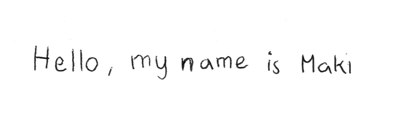
#> input picture input/handwritten/handwriting.png, 397 x 129 px, found by its file name; its folder holds only this picture in this run
$ python main.py
#> lines starting #> are read from the running program, lines starting #| are printed output that depends on the picture; after the words box and inside, x2 and y2 are one past the last pixel; in counts of white or black regions, pixels touching at a corner belong together
import cv2
import pytesseract
import os

imgs_path = []

def getImgs():
    for x in os.listdir('./input/handwritten'):
        if x.endswith(".png"):
            imgs_path.append(x)
    print(imgs_path)
getImgs()

def ocr(img):
    text = pytesseract.image_to_string(img, config='--oem 3')
    return text

def get_grayscale(img):
    return cv2.cvtColor(img, cv2.COLOR_BGR2GRAY)

def remove_noise(img):
    return cv2.medianBlur(img, 5)

def thresholding(img):
    return cv2.threshold(img, 0, 255, cv2.THRESH_BINARY + cv2.THRESH_OTSU)[1]

def processImg(img):
#> called with img = './input/handwriting.png'
    readImg = cv2.imread(img)
#> readImg is the input picture: shape (129, 397, 3); min 10, max 255, mean 251.1
    readImg = get_grayscale(readImg)
    readImg = thresholding(readImg)
#> in thresholding, `return cv2.threshold(img, 0, 255, cv2.THRESH_BINARY + cv2.THRESH_OTSU)..`:
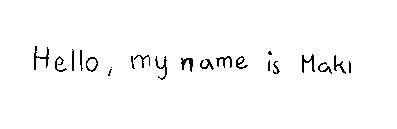
#> returned value: shape (129, 397); 97.9% white; black in thin lines or dots, all inside (x1, y1, x2, y2) = (34, 46, 351, 80)
    readImg = remove_noise(readImg)
#> in remove_noise, `return cv2.medianBlur(img, 5)`:
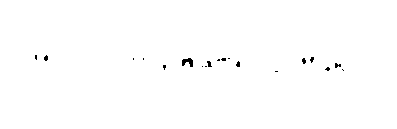
#> returned value: shape (129, 397); 99.5% white; black in thin lines or dots, all inside (x1, y1, x2, y2) = (35, 55, 344, 72)
    return ocr(img).split('\n')

# [7 lines of commented-out code are left out]

for img in imgs_path:
    with open("./output/handwritten"+'{}.txt'.format(img.rstrip('.png')), 'w') as f:
#> (the run stopped early here; a loop or call above may not have finished)
